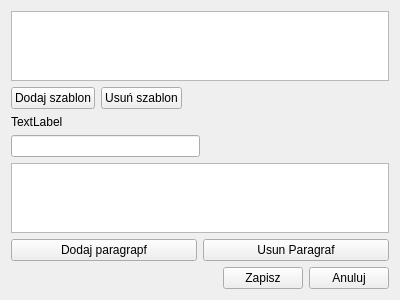
<?xml version="1.0" encoding="UTF-8"?>
<ui version="4.0">
 <class>PatternWidget</class>
 <widget class="QWidget" name="PatternWidget">
  <property name="geometry">
   <rect>
    <x>0</x>
    <y>0</y>
    <width>400</width>
    <height>300</height>
   </rect>
  </property>
  <property name="windowTitle">
   <string>Form</string>
  </property>
  <layout class="QVBoxLayout" name="verticalLayout">
   <item>
    <widget class="QTableView" name="grdPattern"/>
   </item>
   <item>
    <layout class="QHBoxLayout" name="horizontalLayout">
     <item>
      <widget class="QPushButton" name="btnNewPattern">
       <property name="text">
        <string>Dodaj szablon</string>
       </property>
      </widget>
     </item>
     <item>
      <widget class="QPushButton" name="btnRemovePattern">
       <property name="text">
        <string>Usuń szablon</string>
       </property>
      </widget>
     </item>
     <item>
      <spacer name="horizontalSpacer_2">
       <property name="orientation">
        <enum>Qt::Horizontal</enum>
       </property>
       <property name="sizeHint" stdset="0">
        <size>
         <width>40</width>
         <height>20</height>
        </size>
       </property>
      </spacer>
     </item>
    </layout>
   </item>
   <item>
    <layout class="QHBoxLayout" name="horizontalLayout_3">
     <item>
      <layout class="QVBoxLayout" name="verticalLayout_2">
       <item>
        <widget class="QLabel" name="lblPatternName">
         <property name="text">
          <string>TextLabel</string>
         </property>
        </widget>
       </item>
       <item>
        <widget class="QLineEdit" name="edtPatternName"/>
       </item>
      </layout>
     </item>
     <item>
      <spacer name="horizontalSpacer_3">
       <property name="orientation">
        <enum>Qt::Horizontal</enum>
       </property>
       <property name="sizeHint" stdset="0">
        <size>
         <width>40</width>
         <height>20</height>
        </size>
       </property>
      </spacer>
     </item>
    </layout>
   </item>
   <item>
    <layout class="QHBoxLayout" name="hlPatternButton"/>
   </item>
   <item>
    <widget class="QPlainTextEdit" name="plainTextEdit"/>
   </item>
   <item>
    <layout class="QHBoxLayout" name="horizontalLayout_4">
     <item>
      <widget class="QPushButton" name="btnNewParagraph">
       <property name="text">
        <string>Dodaj paragrapf</string>
       </property>
      </widget>
     </item>
     <item>
      <widget class="QPushButton" name="btnRemoveParagraph">
       <property name="text">
        <string>Usun Paragraf</string>
       </property>
      </widget>
     </item>
    </layout>
   </item>
   <item>
    <layout class="QHBoxLayout" name="horizontalLayout_2">
     <item>
      <spacer name="horizontalSpacer">
       <property name="orientation">
        <enum>Qt::Horizontal</enum>
       </property>
       <property name="sizeHint" stdset="0">
        <size>
         <width>40</width>
         <height>20</height>
        </size>
       </property>
      </spacer>
     </item>
     <item>
      <widget class="QPushButton" name="btnEditSave">
       <property name="text">
        <string>Zapisz</string>
       </property>
      </widget>
     </item>
     <item>
      <widget class="QPushButton" name="btnCancel">
       <property name="text">
        <string>Anuluj</string>
       </property>
      </widget>
     </item>
    </layout>
   </item>
  </layout>
 </widget>
 <resources/>
 <connections/>
</ui>
